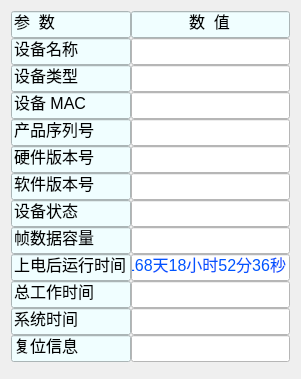
    <widget class="QWidget" name="layoutWidget_2">
     <property name="geometry">
      <rect>
       <x>10</x>
       <y>36</y>
       <width>301</width>
       <height>379</height>
      </rect>
     </property>
     <layout class="QGridLayout" name="gridLayout_11">
      <property name="spacing">
       <number>0</number>
      </property>
      <item row="0" column="0">
       <widget class="QLineEdit" name="lineEdit_common_register_parameter">
        <property name="enabled">
         <bool>false</bool>
        </property>
        <property name="sizePolicy">
         <sizepolicy hsizetype="Maximum" vsizetype="Fixed">
          <horstretch>0</horstretch>
          <verstretch>0</verstretch>
         </sizepolicy>
        </property>
        <property name="maximumSize">
         <size>
          <width>120</width>
          <height>16777215</height>
         </size>
        </property>
        <property name="styleSheet">
         <string notr="true">
QLineEdit{
font:16px;
background-color: rgb(240, 254, 255);
color: rgb(0, 0, 0);

}		</string>
        </property>
        <property name="text">
         <string>参  数</string>
        </property>
       </widget>
      </item>
      <item row="0" column="1">
       <widget class="QLineEdit" name="lineEdit_common_register_value">
        <property name="enabled">
         <bool>false</bool>
        </property>
        <property name="sizePolicy">
         <sizepolicy hsizetype="Minimum" vsizetype="Fixed">
          <horstretch>0</horstretch>
          <verstretch>0</verstretch>
         </sizepolicy>
        </property>
        <property name="minimumSize">
         <size>
          <width>0</width>
          <height>0</height>
         </size>
        </property>
        <property name="maximumSize">
         <size>
          <width>180</width>
          <height>16777215</height>
         </size>
        </property>
        <property name="styleSheet">
         <string notr="true">
QLineEdit{
font:16px;
background-color: rgb(240, 254, 255);
color: rgb(0, 0, 0);

}		</string>
        </property>
        <property name="text">
         <string>数  值</string>
        </property>
        <property name="alignment">
         <set>Qt::AlignCenter</set>
        </property>
       </widget>
      </item>
      <item row="1" column="0">
       <widget class="QLineEdit" name="lineEdit_common_register_1">
        <property name="enabled">
         <bool>false</bool>
        </property>
        <property name="sizePolicy">
         <sizepolicy hsizetype="Maximum" vsizetype="Fixed">
          <horstretch>0</horstretch>
          <verstretch>0</verstretch>
         </sizepolicy>
        </property>
        <property name="maximumSize">
         <size>
          <width>120</width>
          <height>16777215</height>
         </size>
        </property>
        <property name="styleSheet">
         <string notr="true">
QLineEdit{
font:16px;
background-color: rgb(240, 254, 255);
color: rgb(0, 0, 0);

}		</string>
        </property>
        <property name="text">
         <string>设备名称</string>
        </property>
       </widget>
      </item>
      <item row="1" column="1">
       <widget class="QLineEdit" name="lineEdit_name">
        <property name="enabled">
         <bool>false</bool>
        </property>
        <property name="sizePolicy">
         <sizepolicy hsizetype="Minimum" vsizetype="Fixed">
          <horstretch>0</horstretch>
          <verstretch>0</verstretch>
         </sizepolicy>
        </property>
        <property name="minimumSize">
         <size>
          <width>0</width>
          <height>0</height>
         </size>
        </property>
        <property name="maximumSize">
         <size>
          <width>180</width>
          <height>16777215</height>
         </size>
        </property>
        <property name="styleSheet">
         <string notr="true">
QLineEdit{
font:16px;
	background-color: rgb(255, 255, 255);
	
	color: rgb(0, 85, 255);

}		
</string>
        </property>
        <property name="text">
         <string/>
        </property>
        <property name="alignment">
         <set>Qt::AlignCenter</set>
        </property>
       </widget>
      </item>
      <item row="2" column="0">
       <widget class="QLineEdit" name="lineEdit_common_register_2">
        <property name="enabled">
         <bool>false</bool>
        </property>
        <property name="sizePolicy">
         <sizepolicy hsizetype="Maximum" vsizetype="Fixed">
          <horstretch>0</horstretch>
          <verstretch>0</verstretch>
         </sizepolicy>
        </property>
        <property name="maximumSize">
         <size>
          <width>120</width>
          <height>16777215</height>
         </size>
        </property>
        <property name="styleSheet">
         <string notr="true">
QLineEdit{
font:16px;
background-color: rgb(240, 254, 255);
color: rgb(0, 0, 0);

}		</string>
        </property>
        <property name="text">
         <string>设备类型</string>
        </property>
       </widget>
      </item>
      <item row="2" column="1">
       <widget class="QLineEdit" name="lineEdit_type">
        <property name="enabled">
         <bool>false</bool>
        </property>
        <property name="sizePolicy">
         <sizepolicy hsizetype="Minimum" vsizetype="Fixed">
          <horstretch>0</horstretch>
          <verstretch>0</verstretch>
         </sizepolicy>
        </property>
        <property name="minimumSize">
         <size>
          <width>0</width>
          <height>0</height>
         </size>
        </property>
        <property name="maximumSize">
         <size>
          <width>180</width>
          <height>16777215</height>
         </size>
        </property>
        <property name="styleSheet">
         <string notr="true">
QLineEdit{
font:16px;
	background-color: rgb(255, 255, 255);
	
	color: rgb(0, 85, 255);

}		
</string>
        </property>
        <property name="text">
         <string/>
        </property>
        <property name="alignment">
         <set>Qt::AlignCenter</set>
        </property>
       </widget>
      </item>
      <item row="3" column="0">
       <widget class="QLineEdit" name="lineEdit_common_register_3">
        <property name="enabled">
         <bool>false</bool>
        </property>
        <property name="sizePolicy">
         <sizepolicy hsizetype="Maximum" vsizetype="Fixed">
          <horstretch>0</horstretch>
          <verstretch>0</verstretch>
         </sizepolicy>
        </property>
        <property name="maximumSize">
         <size>
          <width>120</width>
          <height>16777215</height>
         </size>
        </property>
        <property name="styleSheet">
         <string notr="true">
QLineEdit{
font:16px;
background-color: rgb(240, 254, 255);
color: rgb(0, 0, 0);

}		</string>
        </property>
        <property name="text">
         <string>设备 MAC</string>
        </property>
       </widget>
      </item>
      <item row="3" column="1">
       <widget class="QLineEdit" name="lineEdit_mac">
        <property name="enabled">
         <bool>false</bool>
        </property>
        <property name="sizePolicy">
         <sizepolicy hsizetype="Minimum" vsizetype="Fixed">
          <horstretch>0</horstretch>
          <verstretch>0</verstretch>
         </sizepolicy>
        </property>
        <property name="minimumSize">
         <size>
          <width>0</width>
          <height>0</height>
         </size>
        </property>
        <property name="maximumSize">
         <size>
          <width>180</width>
          <height>16777215</height>
         </size>
        </property>
        <property name="styleSheet">
         <string notr="true">
QLineEdit{
font:16px;
	background-color: rgb(255, 255, 255);
	
	color: rgb(0, 85, 255);

}		
</string>
        </property>
        <property name="text">
         <string/>
        </property>
        <property name="alignment">
         <set>Qt::AlignCenter</set>
        </property>
       </widget>
      </item>
      <item row="4" column="0">
       <widget class="QLineEdit" name="lineEdit_common_register_4">
        <property name="enabled">
         <bool>false</bool>
        </property>
        <property name="sizePolicy">
         <sizepolicy hsizetype="Maximum" vsizetype="Fixed">
          <horstretch>0</horstretch>
          <verstretch>0</verstretch>
         </sizepolicy>
        </property>
        <property name="maximumSize">
         <size>
          <width>120</width>
          <height>16777215</height>
         </size>
        </property>
        <property name="styleSheet">
         <string notr="true">
QLineEdit{
font:16px;
background-color: rgb(240, 254, 255);
color: rgb(0, 0, 0);

}		</string>
        </property>
        <property name="text">
         <string>产品序列号</string>
        </property>
       </widget>
      </item>
      <item row="4" column="1">
       <widget class="QLineEdit" name="lineEdit_serialNo">
        <property name="enabled">
         <bool>false</bool>
        </property>
        <property name="sizePolicy">
         <sizepolicy hsizetype="Minimum" vsizetype="Fixed">
          <horstretch>0</horstretch>
          <verstretch>0</verstretch>
         </sizepolicy>
        </property>
        <property name="minimumSize">
         <size>
          <width>0</width>
          <height>0</height>
         </size>
        </property>
        <property name="maximumSize">
         <size>
          <width>180</width>
          <height>16777215</height>
         </size>
        </property>
        <property name="styleSheet">
         <string notr="true">
QLineEdit{
font:16px;
	background-color: rgb(255, 255, 255);
	
	color: rgb(0, 85, 255);

}		
</string>
        </property>
        <property name="text">
         <string/>
        </property>
        <property name="alignment">
         <set>Qt::AlignCenter</set>
        </property>
       </widget>
      </item>
      <item row="5" column="0">
       <widget class="QLineEdit" name="lineEdit_common_register_5">
        <property name="enabled">
         <bool>false</bool>
        </property>
        <property name="sizePolicy">
         <sizepolicy hsizetype="Maximum" vsizetype="Fixed">
          <horstretch>0</horstretch>
          <verstretch>0</verstretch>
         </sizepolicy>
        </property>
        <property name="maximumSize">
         <size>
          <width>120</width>
          <height>16777215</height>
         </size>
        </property>
        <property name="styleSheet">
         <string notr="true">
QLineEdit{
font:16px;
background-color: rgb(240, 254, 255);
color: rgb(0, 0, 0);

}		</string>
        </property>
        <property name="text">
         <string>硬件版本号</string>
        </property>
       </widget>
      </item>
      <item row="5" column="1">
       <widget class="QLineEdit" name="lineEdit_hardware_version">
        <property name="enabled">
         <bool>false</bool>
        </property>
        <property name="sizePolicy">
         <sizepolicy hsizetype="Minimum" vsizetype="Fixed">
          <horstretch>0</horstretch>
          <verstretch>0</verstretch>
         </sizepolicy>
        </property>
        <property name="minimumSize">
         <size>
          <width>0</width>
          <height>0</height>
         </size>
        </property>
        <property name="maximumSize">
         <size>
          <width>180</width>
          <height>16777215</height>
         </size>
        </property>
        <property name="styleSheet">
         <string notr="true">
QLineEdit{
font:16px;
	background-color: rgb(255, 255, 255);
	
	color: rgb(0, 85, 255);

}		
</string>
        </property>
        <property name="text">
         <string/>
        </property>
        <property name="alignment">
         <set>Qt::AlignCenter</set>
        </property>
       </widget>
      </item>
      <item row="6" column="0">
       <widget class="QLineEdit" name="lineEdit_common_register_6">
        <property name="enabled">
         <bool>false</bool>
        </property>
        <property name="sizePolicy">
         <sizepolicy hsizetype="Maximum" vsizetype="Fixed">
          <horstretch>0</horstretch>
          <verstretch>0</verstretch>
         </sizepolicy>
        </property>
        <property name="maximumSize">
         <size>
          <width>120</width>
          <height>16777215</height>
         </size>
        </property>
        <property name="styleSheet">
         <string notr="true">
QLineEdit{
font:16px;
background-color: rgb(240, 254, 255);
color: rgb(0, 0, 0);

}		</string>
        </property>
        <property name="text">
         <string>软件版本号</string>
        </property>
       </widget>
      </item>
      <item row="6" column="1">
       <widget class="QLineEdit" name="lineEdit_software_version">
        <property name="enabled">
         <bool>false</bool>
        </property>
        <property name="sizePolicy">
         <sizepolicy hsizetype="Minimum" vsizetype="Fixed">
          <horstretch>0</horstretch>
          <verstretch>0</verstretch>
         </sizepolicy>
        </property>
        <property name="minimumSize">
         <size>
          <width>0</width>
          <height>0</height>
         </size>
        </property>
        <property name="maximumSize">
         <size>
          <width>180</width>
          <height>16777215</height>
         </size>
        </property>
        <property name="styleSheet">
         <string notr="true">
QLineEdit{
font:16px;
	background-color: rgb(255, 255, 255);
	
	color: rgb(0, 85, 255);

}		
</string>
        </property>
        <property name="text">
         <string/>
        </property>
        <property name="alignment">
         <set>Qt::AlignCenter</set>
        </property>
       </widget>
      </item>
      <item row="7" column="0">
       <widget class="QLineEdit" name="lineEdit_common_register_7">
        <property name="enabled">
         <bool>false</bool>
        </property>
        <property name="sizePolicy">
         <sizepolicy hsizetype="Maximum" vsizetype="Fixed">
          <horstretch>0</horstretch>
          <verstretch>0</verstretch>
         </sizepolicy>
        </property>
        <property name="maximumSize">
         <size>
          <width>120</width>
          <height>16777215</height>
         </size>
        </property>
        <property name="styleSheet">
         <string notr="true">
QLineEdit{
font:16px;
background-color: rgb(240, 254, 255);
color: rgb(0, 0, 0);

}		</string>
        </property>
        <property name="text">
         <string>设备状态</string>
        </property>
       </widget>
      </item>
      <item row="7" column="1">
       <widget class="QLineEdit" name="lineEdit_status">
        <property name="enabled">
         <bool>false</bool>
        </property>
        <property name="sizePolicy">
         <sizepolicy hsizetype="Minimum" vsizetype="Fixed">
          <horstretch>0</horstretch>
          <verstretch>0</verstretch>
         </sizepolicy>
        </property>
        <property name="minimumSize">
         <size>
          <width>0</width>
          <height>0</height>
         </size>
        </property>
        <property name="maximumSize">
         <size>
          <width>180</width>
          <height>16777215</height>
         </size>
        </property>
        <property name="styleSheet">
         <string notr="true">
QLineEdit{
font:16px;
	background-color: rgb(255, 255, 255);
	
	color: rgb(0, 85, 255);

}		
</string>
        </property>
        <property name="text">
         <string/>
        </property>
        <property name="alignment">
         <set>Qt::AlignCenter</set>
        </property>
       </widget>
      </item>
      <item row="8" column="0">
       <widget class="QLineEdit" name="lineEdit_common_register_8">
        <property name="enabled">
         <bool>false</bool>
        </property>
        <property name="sizePolicy">
         <sizepolicy hsizetype="Maximum" vsizetype="Fixed">
          <horstretch>0</horstretch>
          <verstretch>0</verstretch>
         </sizepolicy>
        </property>
        <property name="maximumSize">
         <size>
          <width>120</width>
          <height>16777215</height>
         </size>
        </property>
        <property name="styleSheet">
         <string notr="true">
QLineEdit{
font:16px;
background-color: rgb(240, 254, 255);
color: rgb(0, 0, 0);

}		</string>
        </property>
        <property name="text">
         <string>帧数据容量</string>
        </property>
       </widget>
      </item>
      <item row="8" column="1">
       <widget class="QLineEdit" name="lineEdit_frame_size">
        <property name="enabled">
         <bool>false</bool>
        </property>
        <property name="sizePolicy">
         <sizepolicy hsizetype="Minimum" vsizetype="Fixed">
          <horstretch>0</horstretch>
          <verstretch>0</verstretch>
         </sizepolicy>
        </property>
        <property name="minimumSize">
         <size>
          <width>0</width>
          <height>0</height>
         </size>
        </property>
        <property name="maximumSize">
         <size>
          <width>180</width>
          <height>16777215</height>
         </size>
        </property>
        <property name="styleSheet">
         <string notr="true">
QLineEdit{
font:16px;
	background-color: rgb(255, 255, 255);
	
	color: rgb(0, 85, 255);

}		
</string>
        </property>
        <property name="text">
         <string/>
        </property>
        <property name="alignment">
         <set>Qt::AlignCenter</set>
        </property>
       </widget>
      </item>
      <item row="9" column="0">
       <widget class="QLineEdit" name="lineEdit_common_register_9">
        <property name="enabled">
         <bool>false</bool>
        </property>
        <property name="sizePolicy">
         <sizepolicy hsizetype="Maximum" vsizetype="Fixed">
          <horstretch>0</horstretch>
          <verstretch>0</verstretch>
         </sizepolicy>
        </property>
        <property name="maximumSize">
         <size>
          <width>120</width>
          <height>16777215</height>
         </size>
        </property>
        <property name="styleSheet">
         <string notr="true">
QLineEdit{
font:16px;
background-color: rgb(240, 254, 255);
color: rgb(0, 0, 0);

}		</string>
        </property>
        <property name="text">
         <string>上电后运行时间</string>
        </property>
       </widget>
      </item>
      <item row="9" column="1">
       <widget class="QLineEdit" name="lineEdit_run_time_after_powerOn">
        <property name="enabled">
         <bool>false</bool>
        </property>
        <property name="sizePolicy">
         <sizepolicy hsizetype="Expanding" vsizetype="Fixed">
          <horstretch>0</horstretch>
          <verstretch>0</verstretch>
         </sizepolicy>
        </property>
        <property name="minimumSize">
         <size>
          <width>0</width>
          <height>0</height>
         </size>
        </property>
        <property name="maximumSize">
         <size>
          <width>180</width>
          <height>16777215</height>
         </size>
        </property>
        <property name="styleSheet">
         <string notr="true">
QLineEdit{
font:16px;
	background-color: rgb(255, 255, 255);
	
	color: rgb(0, 85, 255);

}		
</string>
        </property>
        <property name="text">
         <string>168天18小时52分36秒</string>
        </property>
        <property name="alignment">
         <set>Qt::AlignCenter</set>
        </property>
       </widget>
      </item>
      <item row="10" column="0">
       <widget class="QLineEdit" name="lineEdit_common_register_10">
        <property name="enabled">
         <bool>false</bool>
        </property>
        <property name="sizePolicy">
         <sizepolicy hsizetype="Maximum" vsizetype="Fixed">
          <horstretch>0</horstretch>
          <verstretch>0</verstretch>
         </sizepolicy>
        </property>
        <property name="maximumSize">
         <size>
          <width>120</width>
          <height>16777215</height>
         </size>
        </property>
        <property name="styleSheet">
         <string notr="true">
QLineEdit{
font:16px;
background-color: rgb(240, 254, 255);
color: rgb(0, 0, 0);

}		</string>
        </property>
        <property name="text">
         <string>总工作时间</string>
        </property>
       </widget>
      </item>
      <item row="10" column="1">
       <widget class="QLineEdit" name="lineEdit_total_run_time">
        <property name="enabled">
         <bool>false</bool>
        </property>
        <property name="sizePolicy">
         <sizepolicy hsizetype="Minimum" vsizetype="Fixed">
          <horstretch>0</horstretch>
          <verstretch>0</verstretch>
         </sizepolicy>
        </property>
        <property name="minimumSize">
         <size>
          <width>0</width>
          <height>0</height>
         </size>
        </property>
        <property name="maximumSize">
         <size>
          <width>180</width>
          <height>16777215</height>
         </size>
        </property>
        <property name="styleSheet">
         <string notr="true">
QLineEdit{
font:16px;
	background-color: rgb(255, 255, 255);
	
	color: rgb(0, 85, 255);

}		
</string>
        </property>
        <property name="text">
         <string/>
        </property>
        <property name="alignment">
         <set>Qt::AlignCenter</set>
        </property>
       </widget>
      </item>
      <item row="11" column="0">
       <widget class="QLineEdit" name="lineEdit_common_register_11">
        <property name="enabled">
         <bool>false</bool>
        </property>
        <property name="sizePolicy">
         <sizepolicy hsizetype="Maximum" vsizetype="Fixed">
          <horstretch>0</horstretch>
          <verstretch>0</verstretch>
         </sizepolicy>
        </property>
        <property name="maximumSize">
         <size>
          <width>120</width>
          <height>16777215</height>
         </size>
        </property>
        <property name="styleSheet">
         <string notr="true">
QLineEdit{
font:16px;
background-color: rgb(240, 254, 255);
color: rgb(0, 0, 0);

}		</string>
        </property>
        <property name="text">
         <string>系统时间</string>
        </property>
       </widget>
      </item>
      <item row="11" column="1">
       <widget class="QLineEdit" name="lineEdit_sensor_Y_lc602_14">
        <property name="enabled">
         <bool>false</bool>
        </property>
        <property name="sizePolicy">
         <sizepolicy hsizetype="Minimum" vsizetype="Fixed">
          <horstretch>0</horstretch>
          <verstretch>0</verstretch>
         </sizepolicy>
        </property>
        <property name="minimumSize">
         <size>
          <width>0</width>
          <height>0</height>
         </size>
        </property>
        <property name="maximumSize">
         <size>
          <width>180</width>
          <height>16777215</height>
         </size>
        </property>
        <property name="styleSheet">
         <string notr="true">
QLineEdit{
font:16px;
	background-color: rgb(255, 255, 255);
	
	color: rgb(0, 85, 255);

}		
</string>
        </property>
        <property name="text">
         <string/>
        </property>
        <property name="alignment">
         <set>Qt::AlignCenter</set>
        </property>
       </widget>
      </item>
      <item row="12" column="0">
       <widget class="QLineEdit" name="lineEdit_common_register_12">
        <property name="enabled">
         <bool>false</bool>
        </property>
        <property name="sizePolicy">
         <sizepolicy hsizetype="Maximum" vsizetype="Fixed">
          <horstretch>0</horstretch>
          <verstretch>0</verstretch>
         </sizepolicy>
        </property>
        <property name="maximumSize">
         <size>
          <width>120</width>
          <height>16777215</height>
         </size>
        </property>
        <property name="styleSheet">
         <string notr="true">
QLineEdit{
font:16px;
background-color: rgb(240, 254, 255);
color: rgb(0, 0, 0);

}		</string>
        </property>
        <property name="text">
         <string>复位信息</string>
        </property>
       </widget>
      </item>
      <item row="12" column="1">
       <widget class="QLineEdit" name="lineEdit_sensor_Y_lc602_29">
        <property name="enabled">
         <bool>false</bool>
        </property>
        <property name="sizePolicy">
         <sizepolicy hsizetype="Minimum" vsizetype="Fixed">
          <horstretch>0</horstretch>
          <verstretch>0</verstretch>
         </sizepolicy>
        </property>
        <property name="minimumSize">
         <size>
          <width>0</width>
          <height>0</height>
         </size>
        </property>
        <property name="maximumSize">
         <size>
          <width>180</width>
          <height>16777215</height>
         </size>
        </property>
        <property name="styleSheet">
         <string notr="true">
QLineEdit{
font:16px;
	background-color: rgb(255, 255, 255);
	
	color: rgb(0, 85, 255);

}		
</string>
        </property>
        <property name="text">
         <string/>
        </property>
        <property name="alignment">
         <set>Qt::AlignCenter</set>
        </property>
       </widget>
      </item>
     </layout>
    </widget>
